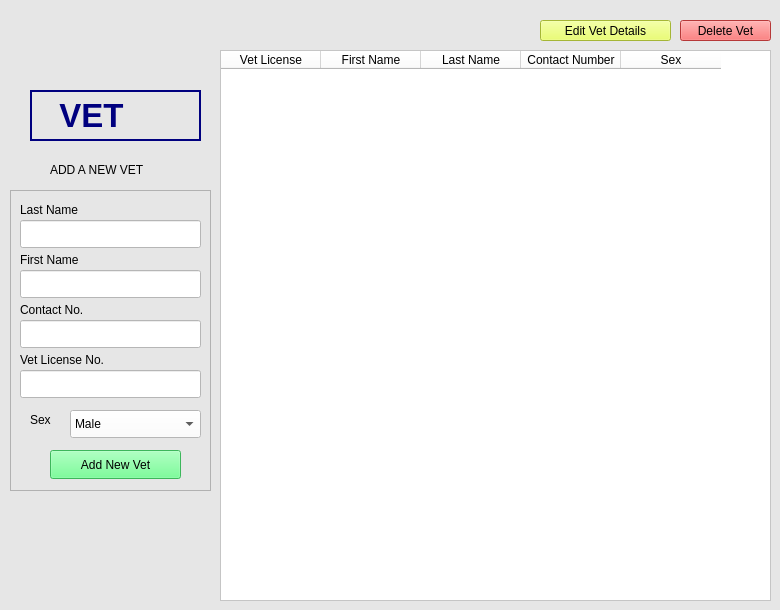
     <widget class="QWidget" name="page4Vet">
      <property name="styleSheet">
       <string notr="true">background-color: rgb(230, 230, 230);</string>
      </property>
      <widget class="QLabel" name="label1_4">
       <property name="geometry">
        <rect>
         <x>30</x>
         <y>90</y>
         <width>171</width>
         <height>51</height>
        </rect>
       </property>
       <property name="font">
        <font>
         <family>Arial</family>
         <pointsize>25</pointsize>
         <weight>75</weight>
         <bold>true</bold>
        </font>
       </property>
       <property name="styleSheet">
        <string notr="true">color: rgb(0, 0, 127);</string>
       </property>
       <property name="frameShape">
        <enum>QFrame::WinPanel</enum>
       </property>
       <property name="text">
        <string>  VET</string>
       </property>
      </widget>
      <widget class="QFrame" name="newVetDetailsFrame_2">
       <property name="geometry">
        <rect>
         <x>10</x>
         <y>190</y>
         <width>201</width>
         <height>301</height>
        </rect>
       </property>
       <property name="frameShape">
        <enum>QFrame::StyledPanel</enum>
       </property>
       <property name="frameShadow">
        <enum>QFrame::Raised</enum>
       </property>
       <widget class="QLabel" name="label_27">
        <property name="geometry">
         <rect>
          <x>10</x>
          <y>10</y>
          <width>91</width>
          <height>20</height>
         </rect>
        </property>
        <property name="styleSheet">
         <string notr="true">color: rgb(0, 0, 0);</string>
        </property>
        <property name="text">
         <string>Last Name</string>
        </property>
       </widget>
       <widget class="QLineEdit" name="lastNameInput">
        <property name="geometry">
         <rect>
          <x>10</x>
          <y>30</y>
          <width>181</width>
          <height>28</height>
         </rect>
        </property>
        <property name="styleSheet">
         <string notr="true">background-color: rgb(255, 255, 255);</string>
        </property>
       </widget>
       <widget class="QLabel" name="label_28">
        <property name="geometry">
         <rect>
          <x>10</x>
          <y>60</y>
          <width>91</width>
          <height>20</height>
         </rect>
        </property>
        <property name="styleSheet">
         <string notr="true">color: rgb(0, 0, 0);</string>
        </property>
        <property name="text">
         <string>First Name</string>
        </property>
       </widget>
       <widget class="QLineEdit" name="firstNameInput">
        <property name="geometry">
         <rect>
          <x>10</x>
          <y>80</y>
          <width>181</width>
          <height>28</height>
         </rect>
        </property>
        <property name="styleSheet">
         <string notr="true">background-color: rgb(255, 255, 255);</string>
        </property>
       </widget>
       <widget class="QLabel" name="label_29">
        <property name="geometry">
         <rect>
          <x>10</x>
          <y>110</y>
          <width>91</width>
          <height>20</height>
         </rect>
        </property>
        <property name="styleSheet">
         <string notr="true">color: rgb(0, 0, 0);</string>
        </property>
        <property name="text">
         <string>Contact No.</string>
        </property>
       </widget>
       <widget class="QLineEdit" name="contactInput">
        <property name="geometry">
         <rect>
          <x>10</x>
          <y>130</y>
          <width>181</width>
          <height>28</height>
         </rect>
        </property>
        <property name="styleSheet">
         <string notr="true">background-color: rgb(255, 255, 255);</string>
        </property>
       </widget>
       <widget class="QLabel" name="label_31">
        <property name="geometry">
         <rect>
          <x>20</x>
          <y>220</y>
          <width>91</width>
          <height>20</height>
         </rect>
        </property>
        <property name="styleSheet">
         <string notr="true">color: rgb(0, 0, 0);</string>
        </property>
        <property name="text">
         <string>Sex</string>
        </property>
       </widget>
       <widget class="QPushButton" name="addButton">
        <property name="geometry">
         <rect>
          <x>40</x>
          <y>260</y>
          <width>131</width>
          <height>29</height>
         </rect>
        </property>
        <property name="styleSheet">
         <string notr="true">color: rgb(0, 0, 0);
background-color: rgb(85, 255, 127);</string>
        </property>
        <property name="text">
         <string>Add New Vet</string>
        </property>
       </widget>
       <widget class="QLineEdit" name="licenseInput">
        <property name="geometry">
         <rect>
          <x>10</x>
          <y>180</y>
          <width>181</width>
          <height>28</height>
         </rect>
        </property>
        <property name="styleSheet">
         <string notr="true">background-color: rgb(255, 255, 255);</string>
        </property>
       </widget>
       <widget class="QLabel" name="label_32">
        <property name="geometry">
         <rect>
          <x>10</x>
          <y>160</y>
          <width>111</width>
          <height>20</height>
         </rect>
        </property>
        <property name="styleSheet">
         <string notr="true">color: rgb(0, 0, 0);</string>
        </property>
        <property name="text">
         <string>Vet License No.</string>
        </property>
       </widget>
       <widget class="QComboBox" name="sexInput">
        <property name="geometry">
         <rect>
          <x>60</x>
          <y>220</y>
          <width>131</width>
          <height>28</height>
         </rect>
        </property>
        <property name="styleSheet">
         <string notr="true">color: rgb(0, 0, 0);
background-color: rgb(255, 255, 255);</string>
        </property>
        <item>
         <property name="text">
          <string>Male</string>
         </property>
        </item>
        <item>
         <property name="text">
          <string>Female</string>
         </property>
        </item>
       </widget>
      </widget>
      <widget class="QTableWidget" name="vetTable">
       <property name="geometry">
        <rect>
         <x>220</x>
         <y>50</y>
         <width>551</width>
         <height>551</height>
        </rect>
       </property>
       <property name="styleSheet">
        <string notr="true">background-color: rgb(255, 255, 255);</string>
       </property>
       <column>
        <property name="text">
         <string>Vet License</string>
        </property>
       </column>
       <column>
        <property name="text">
         <string>First Name</string>
        </property>
       </column>
       <column>
        <property name="text">
         <string>Last Name</string>
        </property>
       </column>
       <column>
        <property name="text">
         <string>Contact Number</string>
        </property>
       </column>
       <column>
        <property name="text">
         <string>Sex</string>
        </property>
       </column>
      </widget>
      <widget class="QPushButton" name="editVetButton">
       <property name="geometry">
        <rect>
         <x>540</x>
         <y>20</y>
         <width>131</width>
         <height>21</height>
        </rect>
       </property>
       <property name="styleSheet">
        <string notr="true">color: rgb(0, 0, 0);
background-color: rgb(231, 255, 75);</string>
       </property>
       <property name="text">
        <string>Edit Vet Details</string>
       </property>
      </widget>
      <widget class="QPushButton" name="deleteVetButton">
       <property name="geometry">
        <rect>
         <x>680</x>
         <y>20</y>
         <width>91</width>
         <height>21</height>
        </rect>
       </property>
       <property name="styleSheet">
        <string notr="true">color: rgb(0, 0, 0);
background-color: rgb(255, 79, 79);</string>
       </property>
       <property name="text">
        <string>Delete Vet</string>
       </property>
      </widget>
      <widget class="QLabel" name="label_19">
       <property name="geometry">
        <rect>
         <x>50</x>
         <y>160</y>
         <width>121</width>
         <height>20</height>
        </rect>
       </property>
       <property name="font">
        <font>
         <family>Arial</family>
        </font>
       </property>
       <property name="styleSheet">
        <string notr="true">color: rgb(0, 0, 0);</string>
       </property>
       <property name="text">
        <string>ADD A NEW VET</string>
       </property>
      </widget>
     </widget>
